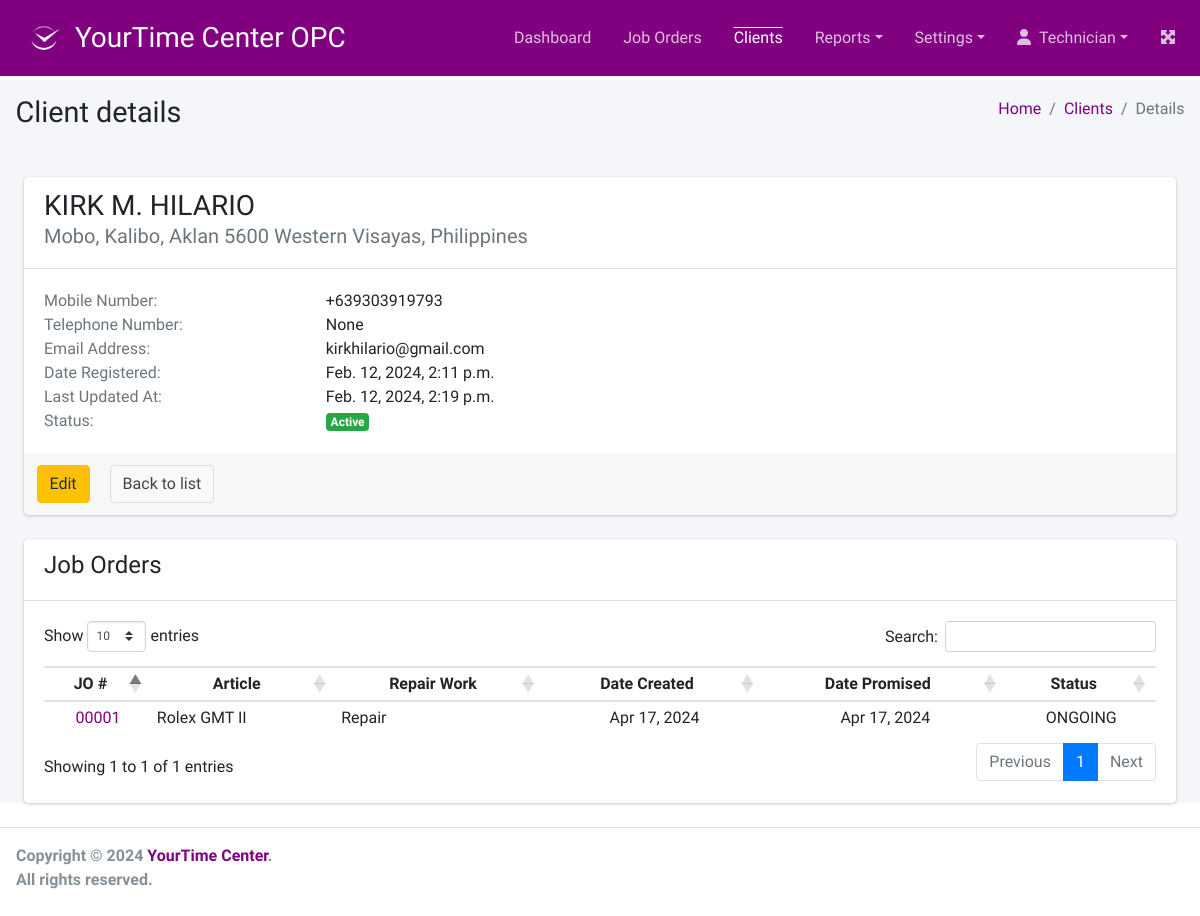
The app's page /client/1/detail (signed in) with its own data.
### client/models.py (models this page shows, shortened)
class Client(models.Model):
    name = models.CharField(
        _("Name"),
        max_length=254,
        null=False, blank=False
    )
    address = models.TextField()
    mob_num = models.CharField(
        _("Mobile Number"),
        max_length=100,
        null=False, blank=False)
    tel_num = models.CharField(
        _("Telephone Number"),
        max_length=100,
        null=True, blank=True)
    email = models.EmailField(
        _("Email Address"),
        max_length=254,
        null=True, blank=True)
    created_at = models.DateTimeField(auto_now_add=True)
    updated_at = models.DateTimeField(auto_now=True)
    is_active = models.BooleanField(default=True)

### joborder/models.py (models this page shows, shortened)
class JobOrder(models.Model):
    client = models.ForeignKey(
        Client,
        verbose_name=_("Client"),
        related_name="client_jo",
        on_delete=models.CASCADE
    )
    watch = models.OneToOneField(
        Watch,
        verbose_name=_("Watch"),
        related_name="watch_jo",
        on_delete=models.CASCADE,
        null=True, blank=True
    )
    repair_work = models.ForeignKey(
        RepairWork,
        verbose_name=_("Repair Work"),
        related_name="repair_work_jo",
        on_delete=models.CASCADE,
        null=True, blank=True
    )
    notices = models.TextField(
        _("Notices"),
        null=True, blank=True
    )
    condition = models.CharField(
        _("Condition"),
        max_length=254,
        null=True, blank=True
    )
    external_case_and_bracelet = models.ForeignKey(
        ExternalCaseAndBracelet,
        verbose_name=_("External Case and Bracelet"),
        related_name="case_bracelet_jo",
        on_delete=models.CASCADE,
        null=True, blank=True
    )
    warranty = models.ForeignKey(
        Warranty,
        verbose_name=_("Warranty"),
        related_name="warranty",
        on_delete=models.CASCADE,
        null=True, blank=True
    )
    assigned_technician = models.ForeignKey(
        Employee,
        verbose_name=_("Assigned Technician"),
        related_name="assigned_technician_jo",
        on_delete=models.CASCADE,
        null=True, blank=True
    )
    current_status = models.CharField(
        _("Current Status"),
        max_length=25,
        choices=JO_STATUS,
        default='SORTING'
    )
    created_at = models.DateField(auto_now_add=True)
    promise_date = models.DateField(
        _("Promise Date"),
        null=True, blank=True,
        default=timezone.now
    )
    objects = models.Manager()
    conditions = Conditions()
    overdues = OverDues()
    due_in_a_week = DueInAWeek()
    open_jobs = OpenJobOrders()

class Watch(models.Model):
    article = models.CharField(
        _("Article"),
        max_length=100,
        null=False, blank=False
    )
    serial_number = models.CharField(
        _("Serial Number"),
        max_length=100,
        null=True, blank=True
    )
    case_number = models.CharField(
        _("Case Number"),
        max_length=100,
        null=True, blank=True
    )
    dial = models.CharField(
        _("Dial"),
        max_length=100,
        null=True, blank=True
    )
    bracelet = models.CharField(
        _("Bracelet"),
        max_length=100,
        null=True, blank=True
    )
    component = models.CharField(
        _("Components"),
        max_length=100,
        null=True, blank=True
    )
    watch_movement = models.ForeignKey(
        WatchMovement,
        verbose_name=_("Watch Movement"),
        related_name="movement_watches",
        on_delete=models.CASCADE,
        null=True, blank=True
    )
    movement_caliber = models.ForeignKey(
        WatchCaliber,
        verbose_name=_("Movement Caliber"),
        related_name="caliber_watches",
        on_delete=models.CASCADE,
        null=True, blank=True
    )
    movement_number = models.CharField(
        _("Movement Number"),
        max_length=100,
        null=True, blank=True
    )
    aesthetic_defect = models.CharField(
        _("Aesthetic Defects"),
        max_length=254,
        null=True, blank=True
    )
    owner = models.ForeignKey(
        Client,
        verbose_name=_("Owner"),
        related_name="watch_owner",
        on_delete=models.CASCADE
    )
    for_him = models.BooleanField(
        _("For Him?"),
        default=True
    )
    for_her = models.BooleanField(
        _("For Her?"),
        default=True
    )
    objects = models.Manager()
    articles = Articles()
    dials = Dials()
    bracelets = Bracelets()
    components = Components()
    aesthetic_defects = AestheticDefects()

### customization/models.py (models this page shows)
class RepairWork(models.Model):
    description = models.CharField(
        _("Description"),
        max_length=254,
        null=False, blank=False
    )
    status = models.CharField(
        _("Status"),
        max_length=10,
        choices=customization_status,
        default='Active'
    )
    created_at = models.DateTimeField(auto_now_add=True)
    updated_at = models.DateTimeField(auto_now=True)
    def __str__(self):
        return self.description.title()
    class Meta:
        ordering = ['description']

### client/views.py (the view)
@method_decorator(login_required, name='dispatch')
class ClientDetailView(DetailView):
    model = Client
    template_name = "client/client_detail.html"
    context_object_name = 'client'

### templates/client/client_detail.html (shortened to what this page needs)
{% extends '../base.html' %}
{% load static %}
{% load humanize %}
{% load form_tags %}
{% block page_title %}Client details{% endblock page_title %}
{% block breadcrumb %}
    <li class="breadcrumb-item"><a href="{% url 'dashboard' %}">Home</a></li>
    <li class="breadcrumb-item"><a href="{% url 'client_list' %}">Clients</a></li>
    <li class="breadcrumb-item active">Details</li>
{% endblock breadcrumb %}
{% block main_content %}
    <div class="card m-4">
        <div class="card-header">
            <h3>{{ client.name }}</h3>
            <h5 class="card-subtitle mb-2 text-muted">{{ client.address }}</h5>
        </div>
        <div class="card-body">
            <div class="row">
                <div class="col-lg-3 col-sm-6">
                    <p class="card-text text-muted">Mobile Number:</p>
                </div>
                <div class="col-lg-3 col-sm-6">
                    <p class="card-text">{{ client.mob_num }}</p>
                </div>
            </div>
            <div class="row">
                <div class="col-lg-3 col-sm-6">
                    <p class="card-text text-muted">Telephone Number:</p>
                </div>
                <div class="col-lg-3 col-sm-6">
                    <p class="card-text">{{ client.tel_num }}</p>
                </div>
            </div>
            <div class="row">
                <div class="col-lg-3 col-sm-6">
                    <p class="card-text text-muted">Email Address:</p>
                </div>
                <div class="col-lg-3 col-sm-6">
                    <p class="card-text">{{ client.email }}</p>
                </div>
            </div>
            <div class="row">
                <div class="col-lg-3 col-sm-6">
                    <p class="card-text text-muted">Date Registered:</p>
                </div>
                <div class="col-lg-3 col-sm-6">
                    <p class="card-text">{{ client.created_at }}</p>
                </div>
            </div>
            <div class="row">
                <div class="col-lg-3 col-sm-6">
                    <p class="card-text text-muted">Last Updated At:</p>
                </div>
                <div class="col-lg-3 col-sm-6">
                    <p class="card-text">{{ client.updated_at }}</p>
                </div>
            </div>
            <div class="row">
                <div class="col-lg-3 col-sm-6">
                    <p class="card-text text-muted">Status:</p>
                </div>
                <div class="col-lg-3 col-sm-6">
                    <p class="card-text">
                        {% if client.is_active %}
                            <span class="badge badge-success">Active</span>
                        {% else %}
                            <span class="badge badge-danger">Inactive</span>
                        {% endif %}
                    </p>
                </div>
            </div>
        </div>
        <div class="card-footer">
            <div class="row">
                <a href="{% url 'edit_client' client.pk %}" class="btn btn-warning card-link">Edit</a>
                <a href="{% url 'client_list' %}" class="btn btn-default card-link">Back to list</a>
            </div>
        </div>
    </div>
    <div class="card m-4">
        <div class="card-header">
            <h4>Job Orders</h3>
        </div>
        {% if client.client_jo.all.exists %}
        <div class="card-body table-responsive">
            <table id="table" class="table table-hover table-head-fixed table-sm">
                <thead>
                    <tr>
                        <th class="text-center">JO #</th>
                        <th class="text-center">Article</th>
                        <th class="text-center">Repair Work</th>
                        <th class="text-center">Date Created</th>
                        <th class="text-center">Date Promised</th>
                        <th class="text-center">Status</th>
                    </tr>
                </thead>
                <tbody>
                    {% for jo in client.client_jo.all %}
                        <tr>
                            <td class="text-center">
                                <a href="{% url 'jo_details' jo.pk %}">{{ jo.pk|stringformat:"05d" }}</a>
                            </td>
                            <td>{{ jo.watch.article }}</td>
                            <td>{{ jo.repair_work }}</td>
                            <td class="text-center">{{ jo.created_at|date:"M d, Y" }}</td>
                            <td class="text-center">{{ jo.promise_date|date:"M d, Y" }}</td>
                            <td class="text-center">{{ jo.current_status }}</td>
                        </tr>
                    {% endfor %}
                </tbody>
            </table>
        </div>
        {% else %}
        <div class="card-body">
            <p class="card-text">No job orders found.</p>
        </div>
        {% endif %}
    </div>
{% endblock main_content %}

### templates/includes/topmenu.html (shortened to what this page needs)
        <li class="nav-item my-auto">
            <a href="{% url 'dashboard' %}" class="nav-link" id="menu_dashboard">Dashboard</a>
        </li>
        <li class="nav-item my-auto">
            <a href="{% url 'jo_list' %}" class="nav-link" id="menu-jo">Job Orders</a>
        </li>
        <li class="nav-item my-auto">
            <a href="{% url 'client_list' %}" class="nav-link" id="menu-clients">Clients</a>
        </li>
        <li class="nav-item dropdown my-auto" id="menu-reports">
            <a id="dropdownReports" href="#" data-toggle="dropdown" aria-haspopup="true" aria-expanded="false" class="nav-link dropdown-toggle">Reports</a>
        </li>
        <li class="nav-item dropdown my-auto" id="menu-settings">
            <a id="dropdownSettings" href="#" data-toggle="dropdown" aria-haspopup="true" aria-expanded="false" class="nav-link dropdown-toggle">Settings</a>
        </li>
        <li class="nav-item dropdown my-auto" id="menu-account">
            <a id="dropdownAccount" href="#" data-toggle="dropdown" aria-haspopup="true" aria-expanded="false" class="nav-link dropdown-toggle"><i class="fa fa-user" aria-hidden="true"></i>&nbsp;&nbsp;{{ request.user.username|title }}</a>
        </li>

### static/css/style.css (style rules this page uses)
body { --primary-color: #800080; --secondary-color: #ADFF2F; }
a { color: var(--primary-color); }
.nav-link.active { color: white !important; text-decoration: overline; background-color: var(--primary-color) !important; }

### records on screen
Client: name "KIRK M. HILARIO", address "Mobo, Kalibo, Aklan 5600 Western Visayas, Philippines", mob_num "+639303919793", tel_num "None", email "kirkhilario@gmail.com", created_at "Feb. 12, 2024, 2:11 p.m.", updated_at "Feb. 12, 2024, 2:19 p.m."
JobOrder: pk "00001", watch.article "Rolex GMT II", repair_work "Repair", created_at "Apr 17, 2024", promise_date "Apr 17, 2024", current_status "ONGOING"

### other values on screen
{{ request.user.username|title }} "Technician"
